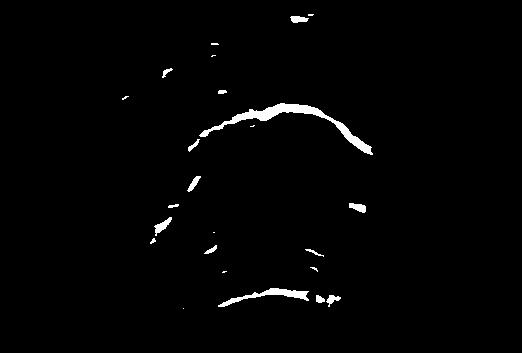
%> input picture images/us1_ridges.jpg, 522 x 353 px
$ octave example5.m   (GNU Octave 9; MATLAB toolbox functions it lacks are replaced by stand-ins)
%> lines starting %> are read from the running program, lines starting %| are printed output that depends on the picture; in (x1, y1, x2, y2) boxes, pixels count from 0 and x2, y2 are one past the last pixel; in counts of white or black regions, pixels touching at a corner belong together; the program's own positions count from 1
% using morphological operations to get at relevant parts of a processed and
% binarized ultrasound image

% read in the ridge images
us1_ridges = imread('images/us1_ridges.jpg');
%> us1_ridges is the input picture: size 353x522 uint8; min 0, max 255, mean 3.8

% even though they are strictly black and white, these have been saved as
% gray scale images in JPG format. So we need to binarize them first:
us1_ridges = imbinarize(us1_ridges);
%> us1_ridges: size 353x522 logical; 1.5% white; 24 white regions (9 under 20 px), largest, box (x1, y1, x2, y2) and area: (199, 103, 373, 155) 1337, (218, 288, 309, 307) 487, (154, 217, 172, 236) 132

% Find the connected components and pick the largest

% label connected components in the binary image
[cc_labels, nlabels] = bwlabel(us1_ridges);
%> cc_labels: size 353x522 double; 25 distinct labels, from 0 to 24
%> nlabels = 24

% compute the area of each connected component
max_area = 0;
largest = 0;
for ii = 1:nlabels
    area(ii) = numel(find(cc_labels==ii));
    if area(ii) > max_area
        max_area = area(ii);
        largest = ii;
    end
end
%> this loop made 24 passes
%> max_area on passes 2, 3, 9: 20, 132, 1337
%> after the loop, area = 24 values, max 1337 at index 9, min 1 at index 6, mean 113.9

% output image with only the largest connected component shown
us1_important_ridge = zeros(size(us1_ridges));
us1_important_ridge(find(cc_labels==largest)) = 1;
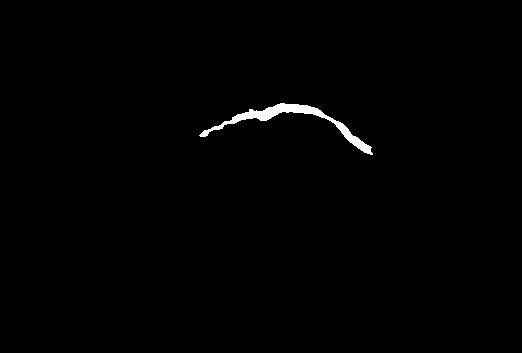
%> us1_important_ridge: size 353x522 double; values 0 (black) and 1 (white), 0.73% white; 1 white region, box (x1, y1, x2, y2) and area: (199, 103, 373, 155) 1337

figure;
imshow(us1_ridges,[]);
figure;
imshow(us1_important_ridge,[]);
